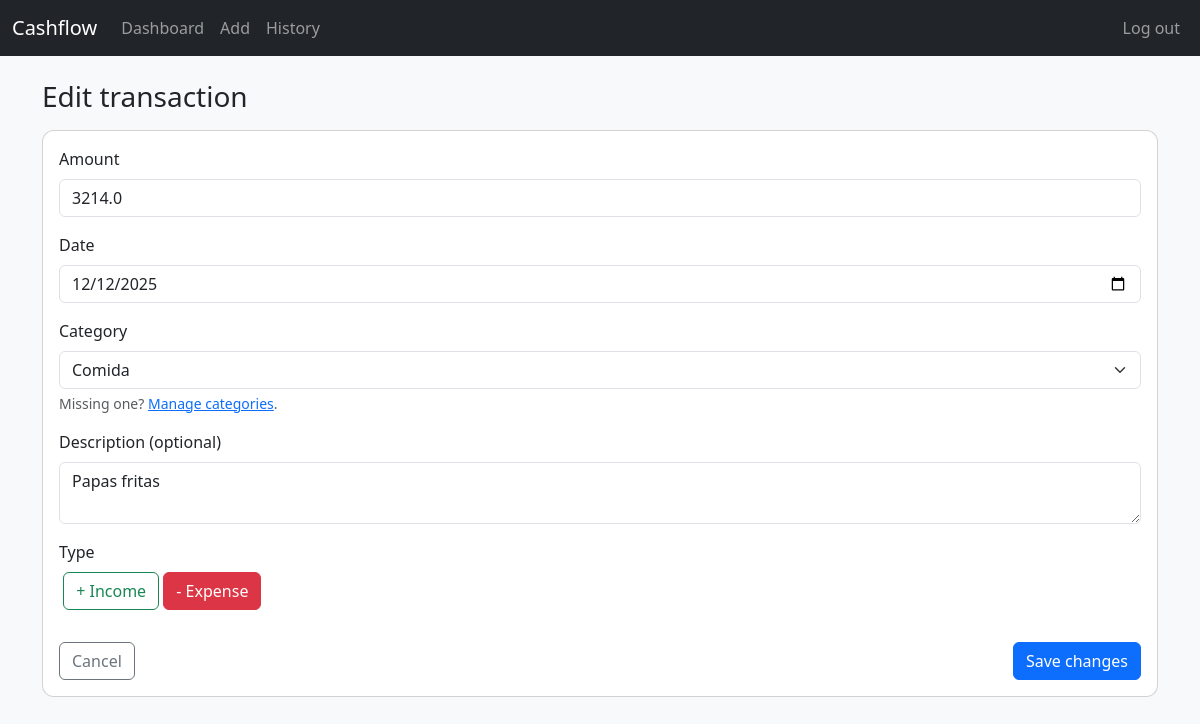
Page /transactions/18/edit (signed in) on the earlier database version.
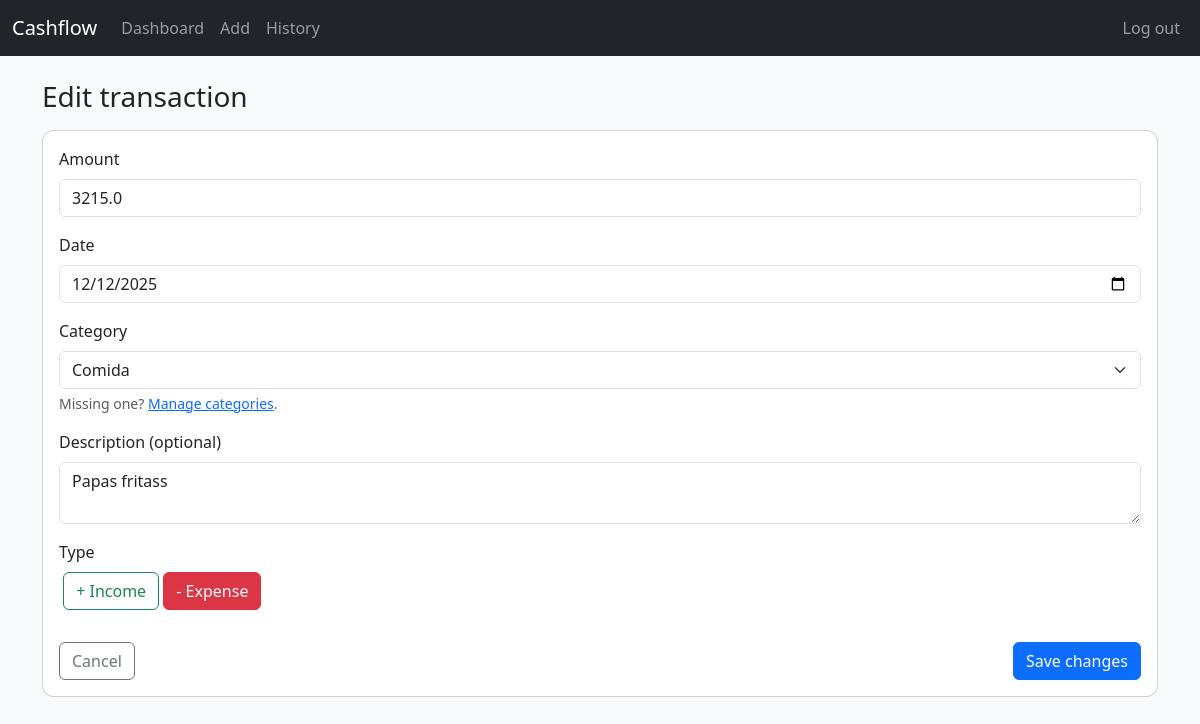
Same page on the later database version.
### tables this page shows
CREATE TABLE transactions (
    id INTEGER PRIMARY KEY AUTOINCREMENT,
    user_id INTEGER NOT NULL,
    category_id INTEGER NOT NULL,
    amount REAL NOT NULL,
    type TEXT NOT NULL CHECK (type IN ('income', 'expense')),
    description TEXT,
    date TEXT NOT NULL,
    created_at TEXT DEFAULT CURRENT_TIMESTAMP,
    FOREIGN KEY (user_id) REFERENCES users(id),
    FOREIGN KEY (category_id) REFERENCES categories(id)
);

CREATE TABLE categories (
    id INTEGER PRIMARY KEY AUTOINCREMENT,
    user_id INTEGER NOT NULL,
    name TEXT NOT NULL,
    UNIQUE (user_id, name),
    FOREIGN KEY (user_id) REFERENCES users(id)
);

### views.py (the view, shortened to what this page needs)
@views_bp.route("/transactions/<int:tx_id>/edit", methods=["GET", "POST"])
def edit_transaction(tx_id):
    user_id = session.get("user_id")
    if not user_id:
        return redirect(url_for("auth.login"))
    db = get_db()
    tx = db.execute(
        """
        SELECT id, user_id, category_id, amount, type, description, date
        FROM transactions
        WHERE id = ? AND user_id = ?
        """,
        (tx_id, user_id),
    ).fetchone()
    if not tx:
        return redirect(url_for("views.index"))
    categories = db.execute(
        "SELECT id, name FROM categories WHERE user_id = ? ORDER BY name",
        (user_id,),
    ).fetchall()
    return render_template("edit.html", tx=tx, categories=categories)

### db.py (called while the page is built)
def get_db():
    if "db" not in g:
        conn = sqlite3.connect(DATABASE)
        conn.row_factory = sqlite3.Row
        g.db = conn
    return g.db

### templates/edit.html (shortened to what this page needs)
{% extends "layout.html" %}
{% block content %}
<h1 class="h3 mb-3">Edit transaction</h1>
<form method="post" class="card p-3">
  <div class="mb-3">
    <label for="amount" class="form-label">Amount</label>
    <input type="number" step="0.01" class="form-control" id="amount" name="amount" required min="0.01"
      placeholder="e.g.: 15000.00" value="{{ tx['amount'] }}">
  </div>
  <div class="mb-3">
    <label for="date" class="form-label">Date</label>
    <input type="date" class="form-control" id="date" name="date" required value="{{ tx['date'] }}">
  </div>
  <div class="mb-3">
    <label for="category_id" class="form-label">Category</label>
    <select class="form-select" id="category_id" name="category_id" required>
      {% for cat in categories %}
      <option value="{{ cat['id'] }}" {% if cat['id']==tx['category_id'] %}selected{% endif %}>
        {{ cat["name"] }}
      </option>
      {% endfor %}
    </select>
    <div class="form-text">
      Missing one? <a href="{{ url_for('views.categories') }}">Manage categories</a>.
    </div>
  </div>
  <div class="mb-3">
    <label for="description" class="form-label">Description (optional)</label>
    <textarea class="form-control" id="description" name="description" rows="2"
      placeholder="e.g.: salary, rent, groceries...">{{ tx['description'] }}</textarea>
  </div>
  <div class="mb-3">
    <label class="form-label d-block">Type</label>
    <label class="btn btn-outline-success" for="type_income">
      + Income
    </label>
    <label class="btn btn-outline-danger" for="type_expense">
      - Expense
    </label>
  </div>
  <div class="d-flex justify-content-between mt-3">
    <a href="{{ url_for('views.index') }}" class="btn btn-outline-secondary">
      Cancel
    </a>
    <button type="submit" class="btn btn-primary">
      Save changes
    </button>
  </div>
</form>
{% endblock %}

Differences in the rows shown:
changed transactions "Comida": amount "3214.0" → "3215.0"; description "Papas fritas" → "Papas fritass"
